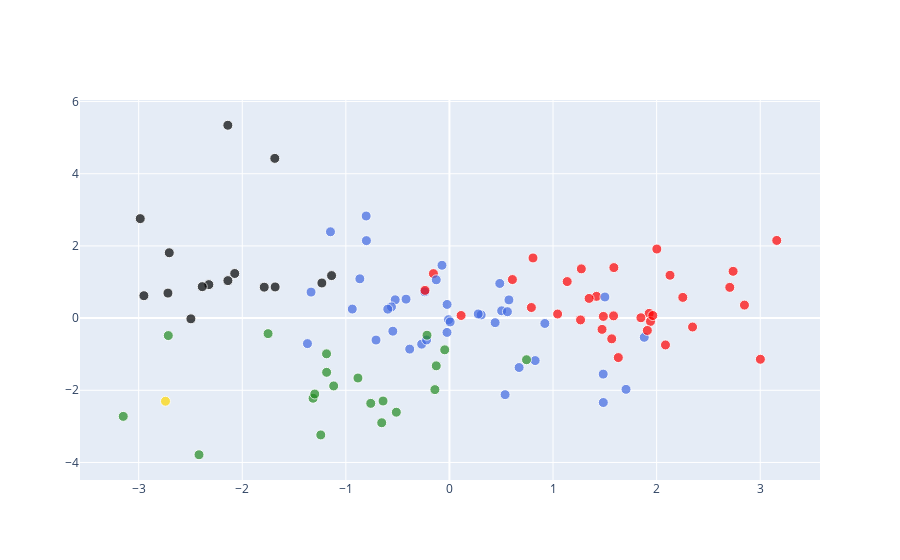

Write notebook code for a chart like this one.
### Markdown cell above
Cette fois-ci, on voit clairement un "coude" dans le graphe de l'ACP, et on voit que les deux premiers axes permettent de rerésenter près de 50% de la variance totale, ce qui nous indique que notre représentation graphique est de qualité très correcte. En revanche, il est toujours aussi difficile de déterminer un nombre de cluster pertinent en se fondant sur l'inertie intraclasse. Comme l'analyse des axes n'apporte pas grand chose de plus que celle des clusters, nous ne l'effectuons plus à partir de maintenant.

### Code cell
A,dic,axis=get_cluster_ACP(5,data_2, seed = 2)

### Figure 1 — Plotly figure (JSON) as saved in the notebook; plotly's stock layout.template omitted (floating-point values rounded to 4 significant figures)
{"data": [{"hoverinfo": "text", "marker": {"color": ["black", "red", "royalblue", "black", "black", "royalblue", "red", "red", "red", "royalblue", "royalblue", "black", "royalblue", "red", "royalblue", "royalblue", "black", "royalblue", "forestgreen", "black", "forestgreen", "forestgreen", "red", "royalblue", "royalblue", "royalblue", "red", "royalblue", "royalblue", "forestgreen", "forestgreen", "black", "forestgreen", "royalblue", "forestgreen", "red", "black", "red", "black", "royalblue", "black", "royalblue", "royalblue", "red", "red", "red", "forestgreen", "royalblue", "red", "royalblue", "royalblue", "royalblue", "forestgreen", "black", "royalblue", "red", "red", "forestgreen", "royalblue", "forestgreen", "royalblue", "forestgreen", "royalblue", "red", "red", "red", "red", "royalblue", "red", "red", "red", "black", "black", "red", "black", "royalblue", "forestgreen", "forestgreen", "royalblue", "royalblue", "gold", "royalblue", "royalblue", "royalblue", "red", "red", "red", "red", "forestgreen", "red", "black", "royalblue", "red", "red", "forestgreen", "red", "royalblue", "forestgreen", "forestgreen", "royalblue", "royalblue", "royalblue", "red", "forestgreen", "royalblue", "forestgreen", "red", "royalblue"], "size": [10, 10, 10, 10, 10, 10, 10, 10, 10, 10, 10, 10, 10, 10, 10, 10, 10, 10, 10, 10, 10, 10, 10, 10, 10, 10, 10, 10, 10, 10, 10, 10, 10, 10, 10, 10, 10, 10, 10, 10, 10, 10, 10, 10, 10, 10, 10, 10, 10, 10, 10, 10, 10, 10, 10, 10, 10, 10, 10, 10, 10, 10, 10, 10, 10, 10, 10, 10, 10, 10, 10, 10, 10, 10, 10, 10, 10, 10, 10, 10, 10, 10, 10, 10, 10, 10, 10, 10, 10, 10, 10, 10, 10, 10, 10, 10, 10, 10, 10, 10, 10, 10, 10, 10, 10, 10, 10, 10]}, "mode": "markers", "text": ["ARE", "ARG", "ATG", "AUS", "AUT", "AZE", "BDI", "BEN", "BFA", "BGD", "BGR", "BHS", "BLR", "BLZ", "BOL", "BRA", "BRN", "BTN", "BWA", "CHE", "CHL", "CHN", "CIV", "CMR", "COG", "COL", "COM", "CRI", "CUB", "CYP", "DMA", "DNK", "DOM", "ECU", "EGY", "ETH", "FIN", "FJI", "FRA", "GAB", "GBR", "GEO", "GHA", "GIN", "GMB", "GNB", "GRD", "GTM", "GUY", "HND", "HTI", "IDN", "IND", "ITA", "JOR", "KEN", "KGZ", "KOR", "LAO", "LKA", "LSO", "MAR", "MEX", "MLI", "MNG", "MRT", "MWI", "MYS", "NAM", "NER", "NGA", "NLD", "NOR", "NPL", "NZL", "OMN", "PAK", "PAN", "PHL", "PNG", "PRI", "PRY", "ROU", "RUS", "RWA", "SDN", "SEN", "SLE", "SLV", "SUR", "SWE", "SWZ", "TCD", "TGO", "THA", "TJK", "TON", "TUN", "TUR", "UGA", "UKR", "URY", "UZB", "VCT", "VEN", "VNM", "VUT", "ZMB"], "type": "scatter", "uid": "9a2846af-69b4-4c05-9d65-a4f851a14ec0", "x": [-2.139, -0.1546, -0.3835, -2.985, -2.496, -0.2682, 2.848, 1.044, 1.473, 0.8275, -0.4188, -1.683, -0.5236, 0.1126, 0.3063, -0.5596, -1.686, 0.5373, -2.714, -2.95, -1.186, -2.417, 2.002, 0.4859, -0.8015, -0.5465, 2.253, -0.7086, -0.0235, -1.751, -0.5127, -2.323, -1.186, 0.4411, -0.1273, 3.002, -2.073, 0.7909, -1.788, -0.804, -2.717, 0.5745, 1.484, 0.6079, 1.928, 2.085, -1.242, 0.9209, 1.266, 0.5041, 1.881, -0.009121, -0.1405, -1.231, 0.5597, 1.848, 1.42, -3.149, 1.485, -0.6409, -0.2207, -0.04553, -0.2388, 1.941, 1.273, 1.348, 1.963, -0.9379, -0.236, 2.738, 1.587, -2.139, -2.704, 1.63, -1.138, -1.148, 0.7443, -0.8832, 0.006933, 1.501, -2.741, -0.02257, -1.371, -1.336, 1.91, 2.706, 1.486, 3.16, -1.316, 0.8066, -2.386, 0.2776, 2.347, 2.129, -1.3, 1.137, 0.6725, -0.2167, -1.117, 1.705, -0.1274, -0.5954, 1.584, -0.7596, -0.8647, -0.6537, 1.567, -0.07193], "y": [5.343, 1.232, -0.8592, 2.756, -0.02055, -0.7221, 0.3603, 0.1122, -0.3126, -1.177, 0.5258, 0.8628, 0.5069, 0.07241, 0.08811, 0.3109, 4.425, -2.121, -0.4838, 0.6203, -0.9896, -3.786, 1.914, 0.96, 2.146, -0.3623, 0.5736, -0.6083, -0.3968, -0.4306, -2.607, 0.9277, -1.503, -0.126, -1.323, -1.141, 1.236, 0.2933, 0.8572, 2.828, 0.6927, 0.5045, -1.552, 1.068, 0.1308, -0.7433, -3.237, -0.1487, -0.04979, 0.2024, -0.5323, -0.04408, -1.981, 0.9727, 0.1776, 0.009633, 0.6025, -2.723, -2.339, -2.298, -0.6057, -0.8791, 0.7276, -0.09137, 1.364, 0.5453, 0.07156, 0.25, 0.7687, 1.296, 1.399, 1.038, 1.811, -1.094, 1.178, 2.391, -1.153, -1.66, -0.1062, 0.5847, -2.304, 0.3786, -0.7067, 0.7203, -0.3422, 0.8514, 0.04688, 2.152, -2.221, 1.666, 0.8712, 0.1145, -0.2468, 1.187, -2.103, 1.012, -1.369, -0.4738, -1.88, -1.974, 1.061, 0.2481, 0.06217, -2.362, 1.088, -2.899, -0.5746, 1.464]}], "layout": {"hovermode": "closest"}}
